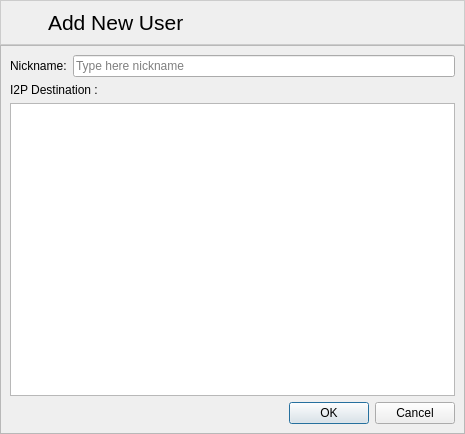
<?xml version="1.0" encoding="UTF-8"?>
<ui version="4.0">
 <class>form_newUserWindow</class>
 <widget class="QDialog" name="form_newUserWindow">
  <property name="geometry">
   <rect>
    <x>0</x>
    <y>0</y>
    <width>465</width>
    <height>434</height>
   </rect>
  </property>
  <property name="windowTitle">
   <string>Add new User</string>
  </property>
  <property name="windowIcon">
   <iconset resource="resourcen.qrc">
    <normaloff>:/icons/add_user.svg</normaloff>:/icons/add_user.svg</iconset>
  </property>
  <property name="locale">
   <locale language="English" country="UnitedStates"/>
  </property>
  <layout class="QGridLayout" name="gridLayout_2">
   <property name="leftMargin">
    <number>0</number>
   </property>
   <property name="topMargin">
    <number>0</number>
   </property>
   <property name="rightMargin">
    <number>0</number>
   </property>
   <property name="bottomMargin">
    <number>0</number>
   </property>
   <property name="horizontalSpacing">
    <number>6</number>
   </property>
   <property name="verticalSpacing">
    <number>0</number>
   </property>
   <item row="0" column="0">
    <widget class="QFrame" name="frame">
     <property name="styleSheet">
      <string notr="true">QFrame#frame{background-color: qlineargradient(x1:0, y1:0, x2:0, y2:1, 
stop:0 #FEFEFE, stop:1 #E8E8E8);
border: 1px solid #CCCCCC;}</string>
     </property>
     <property name="frameShape">
      <enum>QFrame::StyledPanel</enum>
     </property>
     <layout class="QHBoxLayout" name="horizontalLayout">
      <item>
       <widget class="QLabel" name="label_3">
        <property name="minimumSize">
         <size>
          <width>0</width>
          <height>0</height>
         </size>
        </property>
        <property name="maximumSize">
         <size>
          <width>32</width>
          <height>32</height>
         </size>
        </property>
        <property name="midLineWidth">
         <number>0</number>
        </property>
        <property name="text">
         <string/>
        </property>
        <property name="pixmap">
         <pixmap resource="resourcen.qrc">:/icons/add_user.svg</pixmap>
        </property>
        <property name="scaledContents">
         <bool>true</bool>
        </property>
       </widget>
      </item>
      <item>
       <widget class="QLabel" name="label_4">
        <property name="text">
         <string>&lt;!DOCTYPE HTML PUBLIC &quot;-//W3C//DTD HTML 4.0//EN&quot; &quot;http://www.w3.org/TR/REC-html40/strict.dtd&quot;&gt;
&lt;html&gt;&lt;head&gt;&lt;meta name=&quot;qrichtext&quot; content=&quot;1&quot; /&gt;&lt;style type=&quot;text/css&quot;&gt;
p, li { white-space: pre-wrap; }
&lt;/style&gt;&lt;/head&gt;&lt;body style=&quot; font-family:'Sans Serif'; font-size:9pt; font-weight:400; font-style:normal;&quot;&gt;
&lt;p style=&quot; margin-top:12px; margin-bottom:12px; margin-left:0px; margin-right:0px; -qt-block-indent:0; text-indent:0px; font-size:8pt;&quot;&gt;&lt;span style=&quot; font-size:16pt;&quot;&gt;Add New User&lt;/span&gt;&lt;/p&gt;&lt;/body&gt;&lt;/html&gt;</string>
        </property>
       </widget>
      </item>
     </layout>
    </widget>
   </item>
   <item row="1" column="0">
    <widget class="QFrame" name="frame_2">
     <property name="frameShape">
      <enum>QFrame::StyledPanel</enum>
     </property>
     <property name="frameShadow">
      <enum>QFrame::Raised</enum>
     </property>
     <layout class="QGridLayout" name="gridLayout">
      <item row="0" column="0" colspan="2">
       <layout class="QGridLayout">
        <property name="leftMargin">
         <number>0</number>
        </property>
        <property name="topMargin">
         <number>0</number>
        </property>
        <property name="rightMargin">
         <number>0</number>
        </property>
        <property name="bottomMargin">
         <number>0</number>
        </property>
        <property name="spacing">
         <number>6</number>
        </property>
        <item row="0" column="0">
         <layout class="QHBoxLayout">
          <property name="spacing">
           <number>6</number>
          </property>
          <property name="leftMargin">
           <number>0</number>
          </property>
          <property name="topMargin">
           <number>0</number>
          </property>
          <property name="rightMargin">
           <number>0</number>
          </property>
          <property name="bottomMargin">
           <number>0</number>
          </property>
          <item>
           <widget class="QLabel" name="label">
            <property name="text">
             <string>Nickname:</string>
            </property>
           </widget>
          </item>
          <item>
           <widget class="QLineEdit" name="lineEdit">
            <property name="placeholderText">
             <string>Type here nickname</string>
            </property>
           </widget>
          </item>
         </layout>
        </item>
        <item row="1" column="0">
         <widget class="QLabel" name="label_2">
          <property name="text">
           <string>I2P Destination :</string>
          </property>
         </widget>
        </item>
        <item row="2" column="0">
         <widget class="QTextEdit" name="textEdit"/>
        </item>
       </layout>
      </item>
      <item row="1" column="0">
       <spacer name="horizontalSpacer">
        <property name="orientation">
         <enum>Qt::Horizontal</enum>
        </property>
        <property name="sizeHint" stdset="0">
         <size>
          <width>238</width>
          <height>17</height>
         </size>
        </property>
       </spacer>
      </item>
      <item row="1" column="1">
       <widget class="QDialogButtonBox" name="buttonBox">
        <property name="orientation">
         <enum>Qt::Horizontal</enum>
        </property>
        <property name="standardButtons">
         <set>QDialogButtonBox::Cancel|QDialogButtonBox::Ok</set>
        </property>
       </widget>
      </item>
     </layout>
    </widget>
   </item>
  </layout>
 </widget>
 <resources>
  <include location="resourcen.qrc"/>
 </resources>
 <connections>
  <connection>
   <sender>buttonBox</sender>
   <signal>accepted()</signal>
   <receiver>form_newUserWindow</receiver>
   <slot>accept()</slot>
   <hints>
    <hint type="sourcelabel">
     <x>248</x>
     <y>254</y>
    </hint>
    <hint type="destinationlabel">
     <x>157</x>
     <y>274</y>
    </hint>
   </hints>
  </connection>
  <connection>
   <sender>buttonBox</sender>
   <signal>rejected()</signal>
   <receiver>form_newUserWindow</receiver>
   <slot>reject()</slot>
   <hints>
    <hint type="sourcelabel">
     <x>316</x>
     <y>260</y>
    </hint>
    <hint type="destinationlabel">
     <x>286</x>
     <y>274</y>
    </hint>
   </hints>
  </connection>
 </connections>
</ui>
